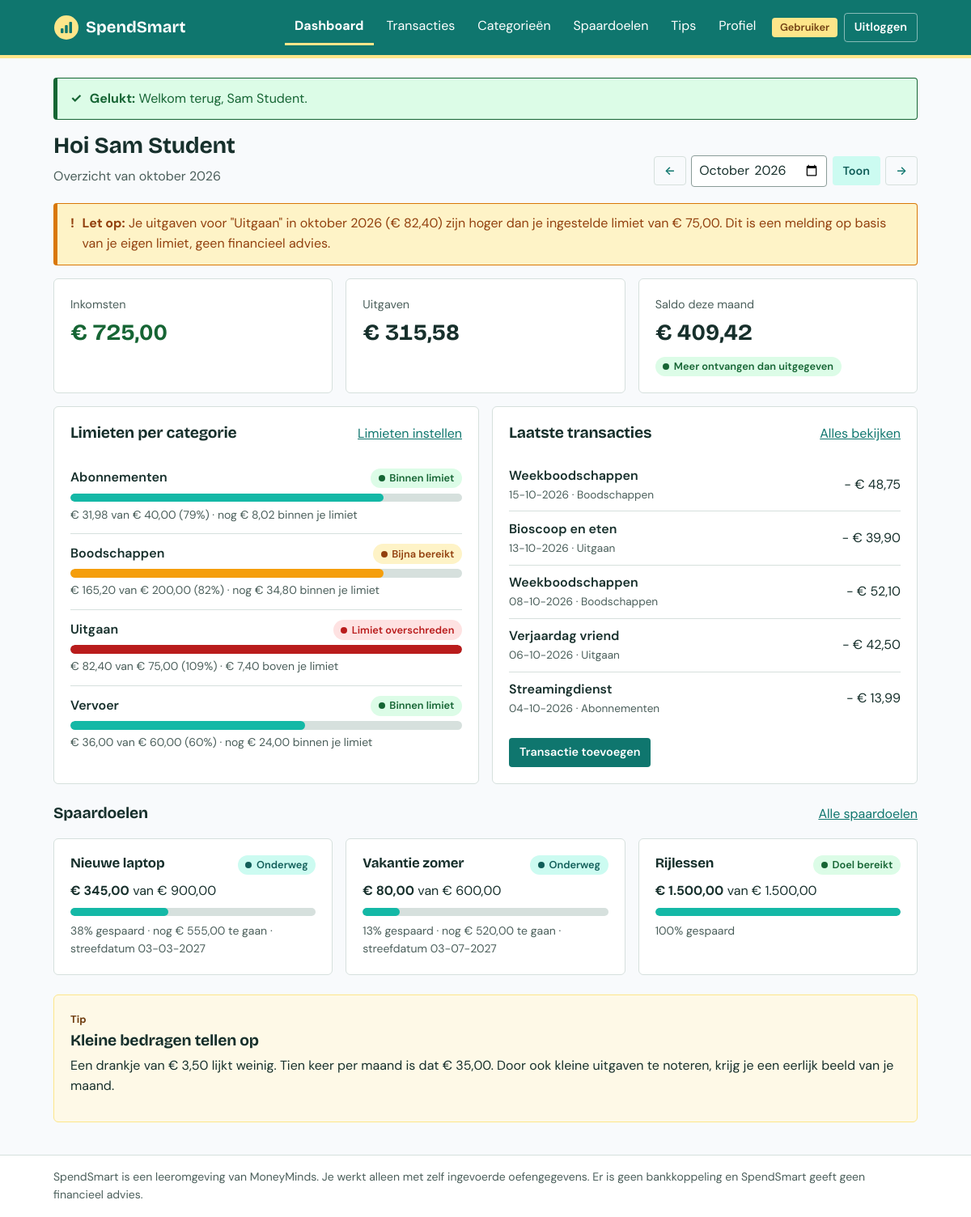
/dashboard (signed in), run on the app's committed database.
### tables this page shows
CREATE TABLE users (
    id              INT UNSIGNED NOT NULL AUTO_INCREMENT,
    name            VARCHAR(100) NOT NULL,
    email           VARCHAR(190) NOT NULL,
    password_hash   VARCHAR(255) NOT NULL,
    role            ENUM('user', 'content_manager') NOT NULL DEFAULT 'user',
    created_at      DATETIME NOT NULL DEFAULT CURRENT_TIMESTAMP,
    updated_at      DATETIME NOT NULL DEFAULT CURRENT_TIMESTAMP ON UPDATE CURRENT_TIMESTAMP,
    PRIMARY KEY (id),
    UNIQUE KEY users_email_unique (email)
);

CREATE TABLE categories (
    id                      INT UNSIGNED NOT NULL AUTO_INCREMENT,
    user_id                 INT UNSIGNED NOT NULL,
    suggestion_id           INT UNSIGNED NULL,
    name                    VARCHAR(60) NOT NULL,
    type                    ENUM('income', 'expense') NOT NULL,
    monthly_budget_cents    INT UNSIGNED NULL,
    created_at              DATETIME NOT NULL DEFAULT CURRENT_TIMESTAMP,
    updated_at              DATETIME NOT NULL DEFAULT CURRENT_TIMESTAMP ON UPDATE CURRENT_TIMESTAMP,
    PRIMARY KEY (id),
     
    UNIQUE KEY categories_user_name_type_unique (user_id, name, type),
    KEY categories_suggestion_id_index (suggestion_id),
    CONSTRAINT categories_user_fk FOREIGN KEY (user_id)
        REFERENCES users (id) ON DELETE CASCADE,
     
    CONSTRAINT categories_suggestion_fk FOREIGN KEY (suggestion_id)
        REFERENCES category_suggestions (id) ON DELETE SET NULL,
    CONSTRAINT categories_budget_check CHECK (monthly_budget_cents IS NULL OR monthly_budget_cents <= 999999999)
);

CREATE TABLE transactions (
    id                  INT UNSIGNED NOT NULL AUTO_INCREMENT,
    user_id             INT UNSIGNED NOT NULL,
    category_id         INT UNSIGNED NOT NULL,
    amount_cents        INT UNSIGNED NOT NULL,
    transaction_date    DATE NOT NULL,
    description         VARCHAR(255) NULL,
    created_at          DATETIME NOT NULL DEFAULT CURRENT_TIMESTAMP,
    updated_at          DATETIME NOT NULL DEFAULT CURRENT_TIMESTAMP ON UPDATE CURRENT_TIMESTAMP,
    PRIMARY KEY (id),
     
    KEY transactions_user_date_index (user_id, transaction_date),
    KEY transactions_category_index (category_id),
    CONSTRAINT transactions_user_fk FOREIGN KEY (user_id)
        REFERENCES users (id) ON DELETE CASCADE,
     
    CONSTRAINT transactions_category_fk FOREIGN KEY (category_id)
        REFERENCES categories (id) ON DELETE RESTRICT,
     
    CONSTRAINT transactions_amount_check CHECK (amount_cents > 0 AND amount_cents <= 999999999)
);

CREATE TABLE savings_goals (
    id              INT UNSIGNED NOT NULL AUTO_INCREMENT,
    user_id         INT UNSIGNED NOT NULL,
    name            VARCHAR(100) NOT NULL,
    target_cents    INT UNSIGNED NOT NULL,
    saved_cents     INT UNSIGNED NOT NULL DEFAULT 0,
    target_date     DATE NULL,
    created_at      DATETIME NOT NULL DEFAULT CURRENT_TIMESTAMP,
    updated_at      DATETIME NOT NULL DEFAULT CURRENT_TIMESTAMP ON UPDATE CURRENT_TIMESTAMP,
    PRIMARY KEY (id),
    KEY savings_goals_user_index (user_id),
    CONSTRAINT savings_goals_user_fk FOREIGN KEY (user_id)
        REFERENCES users (id) ON DELETE CASCADE,
    CONSTRAINT savings_goals_amounts_check CHECK (
        target_cents > 0 AND target_cents <= 999999999 AND saved_cents <= 999999999
    )
);

CREATE TABLE tips (
    id              INT UNSIGNED NOT NULL AUTO_INCREMENT,
    title           VARCHAR(150) NOT NULL,
    body            TEXT NOT NULL,
    is_published    TINYINT(1) NOT NULL DEFAULT 0,
    published_at    DATETIME NULL,
    author_id       INT UNSIGNED NULL,
    created_at      DATETIME NOT NULL DEFAULT CURRENT_TIMESTAMP,
    updated_at      DATETIME NOT NULL DEFAULT CURRENT_TIMESTAMP ON UPDATE CURRENT_TIMESTAMP,
    PRIMARY KEY (id),
    KEY tips_published_index (is_published, published_at),
    CONSTRAINT tips_author_fk FOREIGN KEY (author_id)
        REFERENCES users (id) ON DELETE SET NULL
);

### app/Views/dashboard/index.php (the view, shortened to what the rows shown need)
<?php
$budgetsWithLimit = array_filter($budgets, static fn (array $line): bool => $line['budget_cents'] !== null);
?>
<div class="page-header">
    <div>
        <h1>Hoi <?= e($user['name']) ?></h1>
        <p class="muted">Overzicht van <?= e($month->label()) ?></p>
    </div>
    <?= partial('month-filter', ['month' => $month, 'path' => '/dashboard']) ?>
</div>
<?php foreach ($exceeded as $line): ?>
    <?= partial('alert', [
        'type' => 'warning',
        'text' => BudgetService::overLimitMessage($line['name'], $month, $line['spent_cents'], $line['budget_cents']),
    ]) ?>
<?php endforeach; ?>
<section class="stats" aria-label="Maandtotalen">
    <div class="stat card">
        <p class="stat__label">Inkomsten</p>
        <p class="stat__value amount--income"><?= e(money($totals['income'])) ?></p>
    </div>
    <div class="stat card">
        <p class="stat__label">Uitgaven</p>
        <p class="stat__value amount--expense"><?= e(money($totals['expense'])) ?></p>
    </div>
    <div class="stat card">
        <p class="stat__label">Saldo deze maand</p>
        <p class="stat__value"><?= e(money($balance)) ?></p>
        <span class="status <?= $balance >= 0 ? 'status--ok' : 'status--over' ?>">
            <?= $balance >= 0 ? 'Meer ontvangen dan uitgegeven' : 'Meer uitgegeven dan ontvangen' ?>
        </span>
    </div>
</section>
<div class="dashboard-grid">
    <section class="card" aria-labelledby="budgets-title">
        <div class="section-header">
            <h2 id="budgets-title">Limieten per categorie</h2>
            <a href="<?= e(url('/categories')) ?>">Limieten instellen</a>
        </div>
        <?php if ($budgetsWithLimit === []): ?>
            <?= partial('empty-state', [
                'text' => 'Je hebt nog geen maandlimieten ingesteld. Stel een limiet in bij een uitgavencategorie om hier je voortgang te zien.',
                'actionUrl' => url('/categories'),
                'actionLabel' => 'Naar categorieën',
            ]) ?>
        <?php else: ?>
            <?php foreach ($budgetsWithLimit as $line): ?>
                <?= partial('budget-bar', ['line' => $line]) ?>
            <?php endforeach; ?>
        <?php endif; ?>
    </section>
    <section class="card" aria-labelledby="recent-title">
        <div class="section-header">
            <h2 id="recent-title">Laatste transacties</h2>
            <a href="<?= e(url('/transactions', ['month' => $month->key()])) ?>">Alles bekijken</a>
        </div>
        <?php if ($recentTransactions === []): ?>
            <?= partial('empty-state', [
                'text' => 'Nog geen inkomsten of uitgaven in ' . $month->label() . '.',
                'actionUrl' => url('/transactions/create'),
                'actionLabel' => 'Transactie toevoegen',
            ]) ?>
        <?php else: ?>
            <ul class="compact-list">
                <?php foreach ($recentTransactions as $transaction): ?>
                    <li class="compact-list__item">
                        <div>
                            <span class="compact-list__title"><?= e($transaction['description'] ?: $transaction['category_name']) ?></span>
                            <span class="muted"><?= e(format_date($transaction['transaction_date'])) ?> &middot; <?= e($transaction['category_name']) ?></span>
                        </div>
                        <span class="amount amount--<?= e($transaction['type']) ?>">
                            <?= $transaction['type'] === CategoryType::INCOME ? '+' : '-' ?> <?= e(money((int) $transaction['amount_cents'])) ?>
                        </span>
                    </li>
                <?php endforeach; ?>
            </ul>
            <a class="button button--primary button--small" href="<?= e(url('/transactions/create')) ?>">Transactie toevoegen</a>
        <?php endif; ?>
    </section>
</div>
<section aria-labelledby="goals-title" class="section">
    <div class="section-header">
        <h2 id="goals-title">Spaardoelen</h2>
        <a href="<?= e(url('/goals')) ?>">Alle spaardoelen</a>
    </div>
    <?php if ($goals === []): ?>
        <?= partial('empty-state', [
            'text' => 'Je hebt nog geen spaardoelen.',
            'actionUrl' => url('/goals/create'),
            'actionLabel' => 'Spaardoel toevoegen',
        ]) ?>
    <?php else: ?>
        <div class="card-grid">
            <?php foreach ($goals as $goal): ?>
                <?= partial('goal-card', ['goal' => $goal]) ?>
            <?php endforeach; ?>
        </div>
    <?php endif; ?>
</section>
<?php if ($tip !== null): ?>
    <?= partial('tip-card', ['tip' => $tip]) ?>
<?php endif; ?>

### app/Core/Router.php (shortened to what the rows shown need)
<?php
final class Router
{
    private array $routes = [];
    public function dispatch(Request $request): void
    {
        $path = $request->path();
        foreach ($this->routes as $route) {
            if (!preg_match($route['pattern'], $path, $matches)) {
                continue;
            }
            foreach ($route['middleware'] as $middleware) {
                Middleware::run($middleware);
            }
            $parameters = array_values(array_map(
                'intval',
                array_filter($matches, 'is_string', ARRAY_FILTER_USE_KEY)
            ));
            [$controllerClass, $action] = $route['handler'];
            $controller = new $controllerClass($request);
            $controller->$action(...$parameters);
            return;
        }
        throw new HttpException(404, 'Deze pagina bestaat niet.');
    }
    private function add(string $method, string $path, array $handler, array $middleware): void
    {
        $pattern = preg_replace('#\{([a-zA-Z]+)\}#', '(?P<$1>[1-9][0-9]{0,9})', $path);
        $this->routes[] = [
            'method' => $method,
            'pattern' => '#^' . $pattern . '$#',
            'handler' => $handler,
            'middleware' => $middleware,
        ];
    }
}

### app/Views/partials/alert.php
<?php
$prefixes = [
    'success' => 'Gelukt',
    'error' => 'Fout',
    'warning' => 'Let op',
    'info' => 'Info',
];
$prefix = $prefixes[$type] ?? 'Info';
$role = in_array($type, ['error', 'warning'], true) ? 'alert' : 'status';
?>
<div class="alert alert--<?= e($type) ?>" role="<?= $role ?>">
    <span class="alert__icon" aria-hidden="true"></span>
    <p><strong><?= e($prefix) ?>:</strong> <?= e($text) ?></p>
</div>

### app/Views/partials/budget-bar.php (shortened to what the rows shown need)
<?php
$width = bar_width($line['percentage']);
?>
<div class="budget">
    <div class="budget__header">
        <span class="budget__name"><?= e($line['name']) ?></span>
        <span class="status status--<?= e($line['status']) ?>"><?= e($line['status_label']) ?></span>
    </div>
    <?php if ($line['budget_cents'] !== null): ?>
        <div class="bar" role="img" aria-label="<?= e($line['percentage'] . '% van de limiet gebruikt') ?>">
            <div class="bar__fill bar__fill--<?= e($line['status']) ?> w-<?= $width ?>"></div>
        </div>
        <p class="budget__meta">
            <?= e(money($line['spent_cents'])) ?> van <?= e(money($line['budget_cents'])) ?>
            (<?= e($line['percentage']) ?>%) &middot;
            <?php if ($line['remaining_cents'] >= 0): ?>
                nog <?= e(money($line['remaining_cents'])) ?> binnen je limiet
            <?php else: ?>
                <?= e(money(-$line['remaining_cents'])) ?> boven je limiet
            <?php endif; ?>
        </p>
    <?php else: ?>
        <p class="budget__meta"><?= e(money($line['spent_cents'])) ?> uitgegeven &middot; geen maandlimiet ingesteld</p>
    <?php endif; ?>
</div>

### app/Views/partials/goal-card.php (shortened to what the rows shown need)
<?php
$target = (int) $goal['target_cents'];
$saved = (int) $goal['saved_cents'];
$percentage = Money::percentage($saved, $target);
$width = bar_width($percentage);
$isReached = $saved >= $target;
$withActions ??= false;
?>
<article class="card goal-card">
    <div class="goal-card__header">
        <h3 class="goal-card__title"><?= e($goal['name']) ?></h3>
        <span class="status <?= $isReached ? 'status--ok' : 'status--progress' ?>">
            <?= $isReached ? 'Doel bereikt' : 'Onderweg' ?>
        </span>
    </div>
    <p class="goal-card__amount">
        <strong><?= e(money($saved)) ?></strong> van <?= e(money($target)) ?>
    </p>
    <div class="bar" role="img" aria-label="<?= e($percentage . '% van het doel gespaard') ?>">
        <div class="bar__fill <?= $isReached ? 'bar__fill--ok' : 'bar__fill--progress' ?> w-<?= $width ?>"></div>
    </div>
    <p class="goal-card__meta">
        <?= e($percentage) ?>% gespaard
        <?php if (!$isReached): ?>
            &middot; nog <?= e(money($target - $saved)) ?> te gaan
        <?php endif; ?>
        <?php if ($goal['target_date'] !== null): ?>
            &middot; streefdatum <?= e(format_date($goal['target_date'])) ?>
        <?php endif; ?>
    </p>
</article>

### app/Views/partials/tip-card.php (shortened to what the rows shown need)
<aside class="card tip-card">
    <p class="tip-card__label">Tip</p>
    <h2><?= e($tip['title']) ?></h2>
    <p><?= nl2br(e($tip['body'])) ?></p>
</aside>

### app/Views/layouts/main.php (shortened to what the rows shown need)
<?php
try {
    $currentUser = Auth::user();
} catch (Throwable) {
    $currentUser = null;
}
$navigation = match ($currentUser['role'] ?? null) {
    Role::USER => [
        '/dashboard' => 'Dashboard',
        '/transactions' => 'Transacties',
        '/categories' => 'Categorieën',
        '/goals' => 'Spaardoelen',
        '/tips' => 'Tips',
        '/profile' => 'Profiel',
    ],
    Role::CONTENT_MANAGER => [
        '/content/statistics' => 'Statistieken',
        '/content/tips' => 'Leerteksten',
        '/content/suggestions' => 'Categorievoorstellen',
        '/profile' => 'Profiel',
    ],
    default => [
        '/login' => 'Inloggen',
        '/register' => 'Account maken',
    ],
};
?>
<!DOCTYPE html>
<html lang="nl">
<head>
    <link rel="stylesheet" href="<?= e(asset('css/app.css')) ?>">
</head>
<body>
<header class="site-header">
    <div class="container site-header__inner">
        <a class="brand" href="<?= e(url('/')) ?>">
            <span class="brand__name">SpendSmart</span>
        </a>
        <nav id="main-nav" class="main-nav" aria-label="Hoofdmenu">
            <ul class="main-nav__list">
                <?php foreach ($navigation as $path => $label): ?>
                    <li>
                        <a class="main-nav__link" href="<?= e(url($path)) ?>"<?= is_active($path) ? ' aria-current="page"' : '' ?>><?= e($label) ?></a>
                    </li>
                <?php endforeach; ?>
            </ul>
            <?php if ($currentUser !== null): ?>
                <div class="main-nav__account">
                    <span class="role-badge"><?= e(Role::label($currentUser['role'])) ?></span>
                    <form method="post" action="<?= e(url('/logout')) ?>">
                        <button type="submit" class="button button--ghost button--small">Uitloggen</button>
                    </form>
                </div>
            <?php endif; ?>
        </nav>
    </div>
</header>
<main id="main" class="container main">
    <?php foreach (Flash::consume() as $message): ?>
        <?= partial('alert', ['type' => $message['type'], 'text' => $message['text']]) ?>
    <?php endforeach; ?>
    <?= $content ?>
</main>
<footer class="site-footer">
    <div class="container">
        <p>SpendSmart is een leeromgeving van MoneyMinds. Je werkt alleen met zelf ingevoerde oefengegevens. Er is geen bankkoppeling en SpendSmart geeft geen financieel advies.</p>
    </div>
</footer>
</body>
</html>

### data on the page
users: role "Dashboard", role "Transacties", role "Categorieën", role "Spaardoelen", role "Tips", role "Profiel", role "Gebruiker", name "Sam Student"
categories: prefix "Let op", text "Je uitgaven voor \"Uitgaan\" in oktober 2026 (€ 82,40) zijn hoger dan je ingestelde limiet van € 75,00. Dit is een melding op basis van je eigen limiet, geen financieel advies.", name "Uitgaan", status_label "Limiet overschreden", spent_cents "€ 82,40", monthly_budget_cents "€ 75,00", percentage "109", remaining_cents "€ 7,40"
categories: name "Abonnementen", status_label "Binnen limiet", spent_cents "€ 31,98", monthly_budget_cents "€ 40,00", percentage "79", remaining_cents "€ 8,02"
categories: name "Boodschappen", status_label "Bijna bereikt", spent_cents "€ 165,20", monthly_budget_cents "€ 200,00", percentage "82", remaining_cents "€ 34,80"
categories: name "Vervoer", status_label "Binnen limiet", spent_cents "€ 36,00", monthly_budget_cents "€ 60,00", percentage "60", remaining_cents "€ 24,00"
transactions: description "Weekboodschappen", transaction_date "15-10-2026", category.name "Boodschappen", amount_cents "€ 48,75"
transactions: description "Bioscoop en eten", transaction_date "13-10-2026", category.name "Uitgaan", amount_cents "€ 39,90"
transactions: description "Weekboodschappen", transaction_date "08-10-2026", category.name "Boodschappen", amount_cents "€ 52,10"
transactions: description "Verjaardag vriend", transaction_date "06-10-2026", category.name "Uitgaan", amount_cents "€ 42,50"
transactions: description "Streamingdienst", transaction_date "04-10-2026", category.name "Abonnementen", amount_cents "€ 13,99"
savings_goals: name "Nieuwe laptop", shows "Onderweg", saved_cents "€ 345,00", target_cents "€ 900,00", percentage "38", money($target - $saved) "€ 555,00", target_date "03-03-2027"
savings_goals: name "Vakantie zomer", shows "Onderweg", saved_cents "€ 80,00", target_cents "€ 600,00", percentage "13", money($target - $saved) "€ 520,00", target_date "03-07-2027"
savings_goals: name "Rijlessen", shows "Doel bereikt", saved_cents "€ 1.500,00", target_cents "€ 1.500,00", percentage "100"
tips: title "Kleine bedragen tellen op", body "Een drankje van € 3,50 lijkt weinig. Tien keer per maand is dat € 35,00. Door ook kleine uitgaven te noteren, krijg je een eerlijk beeld van je maand."

### other printed values
$prefix "Gelukt"
$text "Welkom terug, Sam Student."
money($totals['income']) "€ 725,00"
money($totals['expense']) "€ 315,58"
